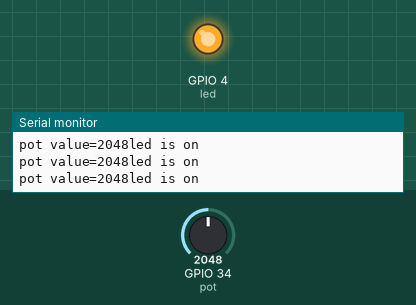
Bench run of a sketch on a simulated ESP32. On the bench: output pins drawn as LEDs (lit = HIGH), the last lines printed to the serial monitor. The inputs (shaded band) are chosen by the test bench; at power-on: GPIO 34 (pot) = 2048.

Above: at 1.2 s.
1.3 s: GPIO 34 (pot) set to 1999
At 2.3 s:
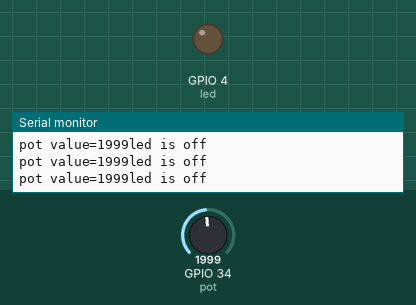
2.9 s: GPIO 34 (pot) set to 2088
At 3.6 s:
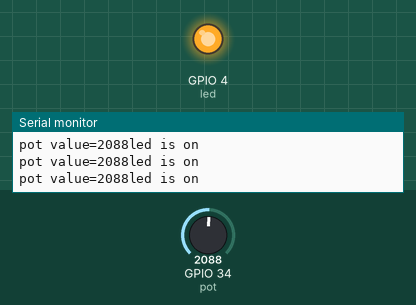
4.5 s: GPIO 34 (pot) set to 2047
At 4.9 s:
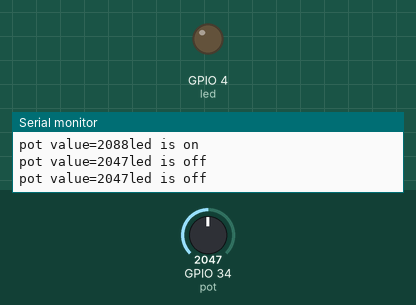
Timing chart, 0 to 7.5 s (numbered marks = the images above; inputs shaded):
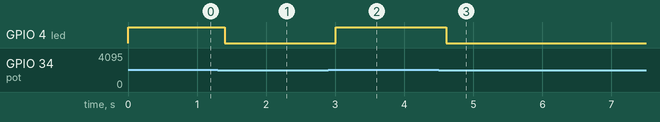

The sketch:

Getting_analog_instruction_from_outer_environment.ino
```cpp
#define led 4
#define pot 34

void setup(){
  pinMode(led,OUTPUT);
  pinMode(pot,INPUT);
  Serial.begin(9600);

}
void loop(){
  int value = analogRead(pot);
  Serial.print("pot value=");
  Serial.print(value);

  if (value >= 2048){
    digitalWrite(led,HIGH);
    Serial.println("led is on");
  }
  else{
    digitalWrite(led,LOW);
    Serial.println("led is off");
  }
  delay(200);
}
```

Measured:
- the behaviour switches between 2048 and 2047 on GPIO 34 (pot) (found by bisection; images 0 and 1)
- after the input at 1.3 s, GPIO 4 (led): HIGH → LOW after 0.10 s
- after the input at 2.9 s, GPIO 4 (led): LOW → HIGH after 0.10 s
- after the input at 4.5 s, GPIO 4 (led): HIGH → LOW after 0.11 s
